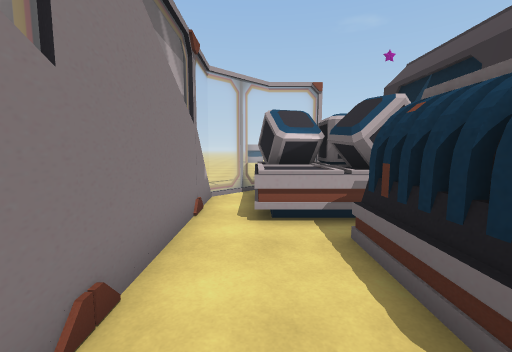
View 1 (above)

24 first-person views from a walk through a scene from a Unity 3-D project. The camera is 1.5 m above the floor, tilts 6° down and sees 90° across. The floor is counted in squares, 1 m on a side. Each view is taken from the middle of a square. On the plan, view 1 faces up. The plan holds only what a view shows up to about 13 squares ahead; the rest is blank. The place goes on beyond the plan. The player is left out.

View 2
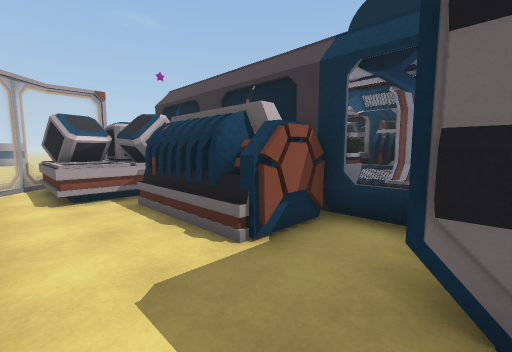

View 3
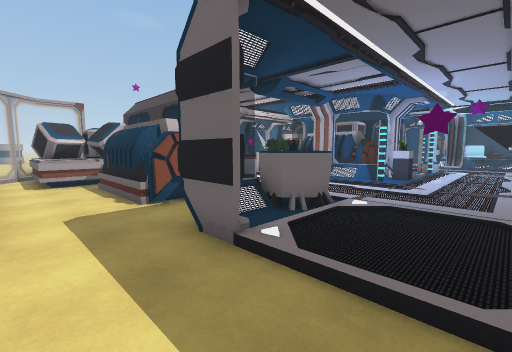

View 4
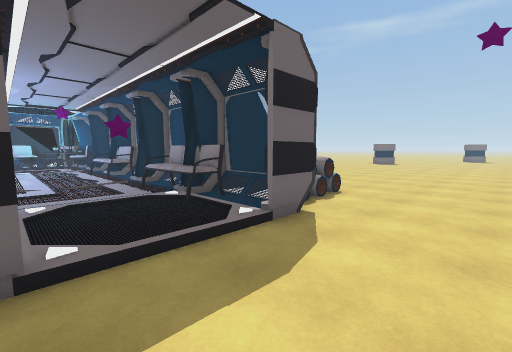

View 5
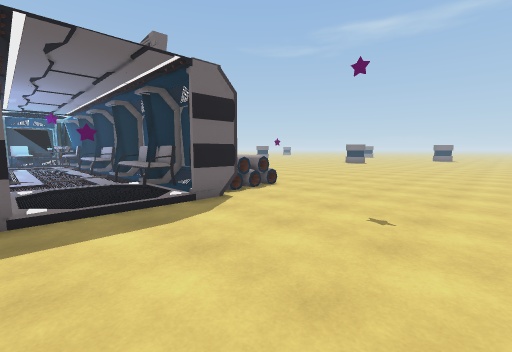

View 6
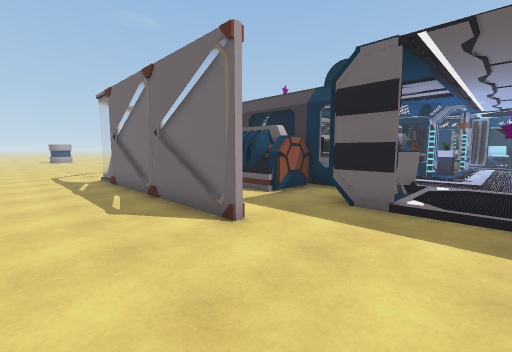

View 7
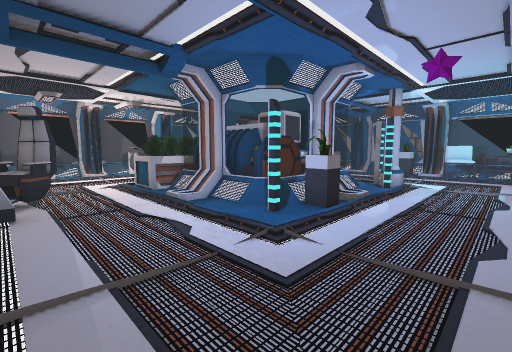

View 8
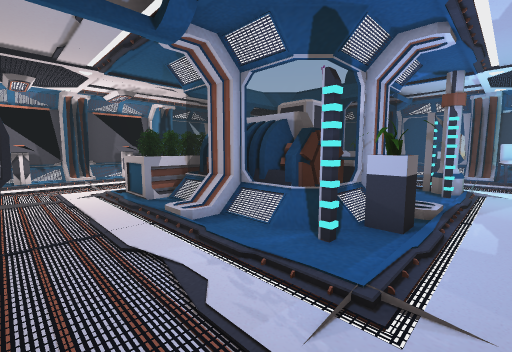

View 9
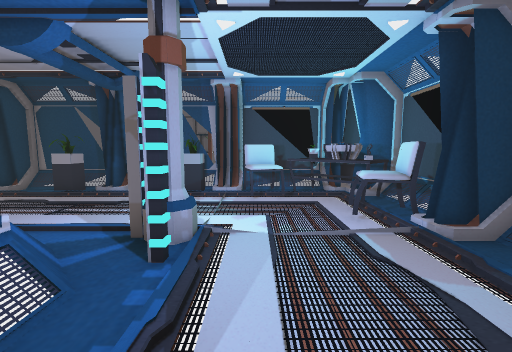

View 10
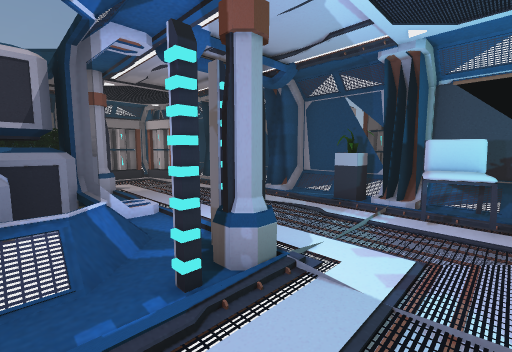

View 11
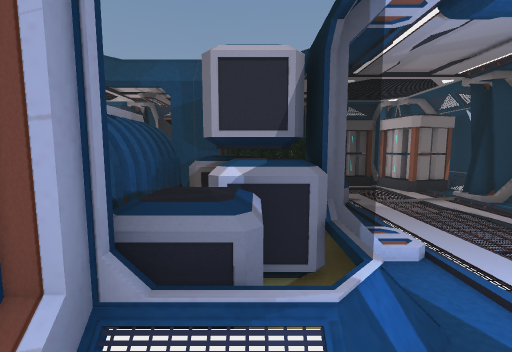

View 12
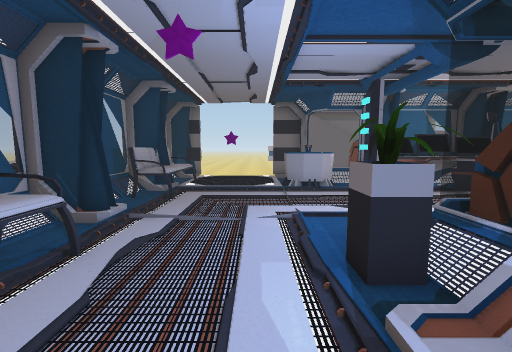

View 13
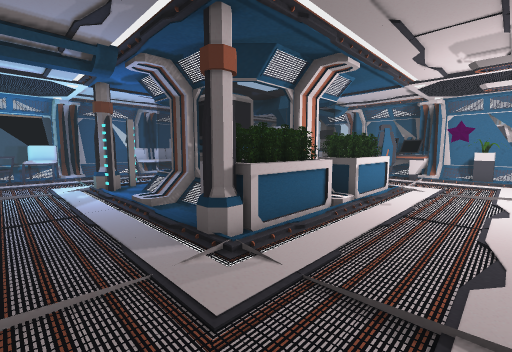

View 14
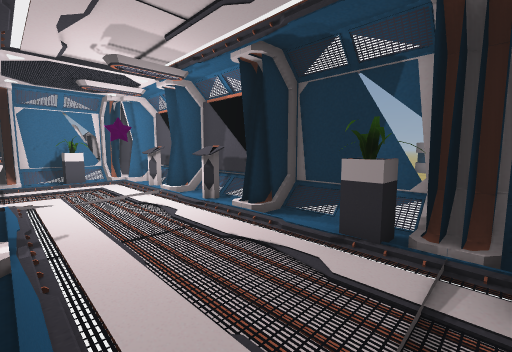

View 15
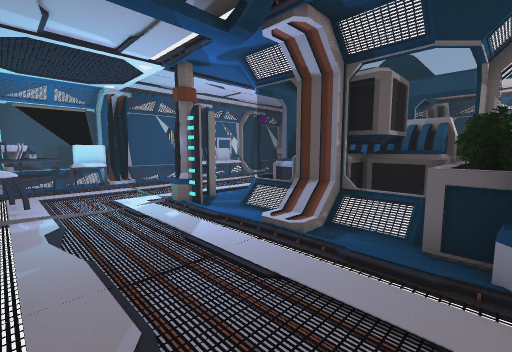

View 16
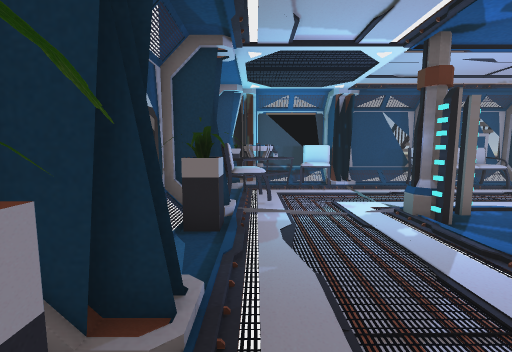

View 17
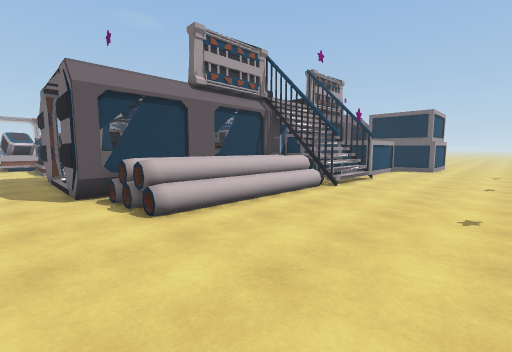

View 18
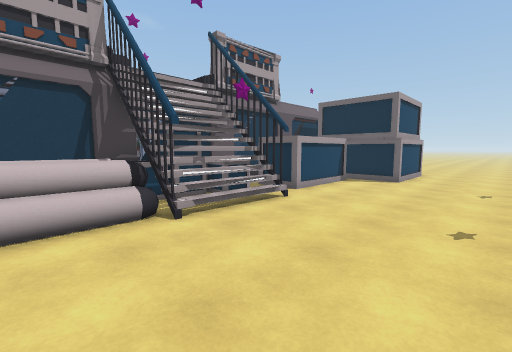

View 19
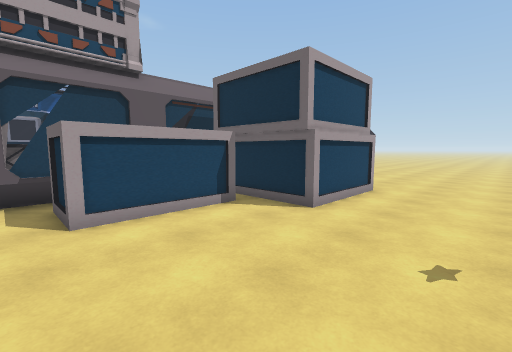

View 20
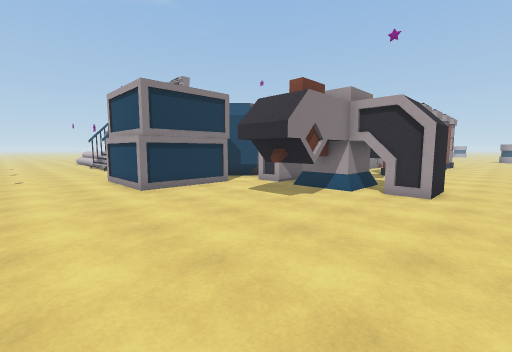

View 21
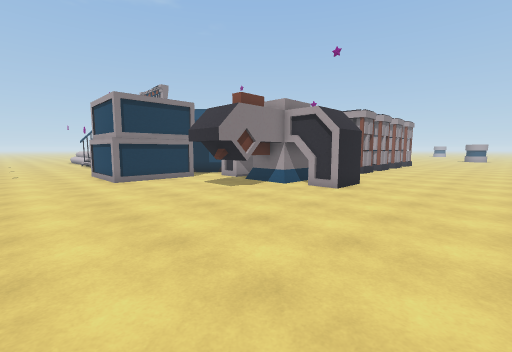

View 22
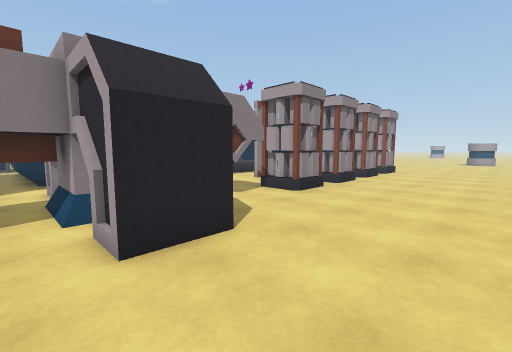

View 23
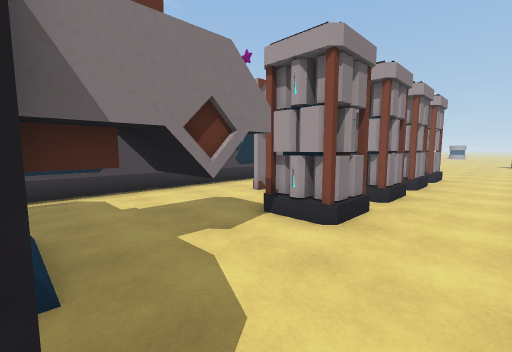

View 24
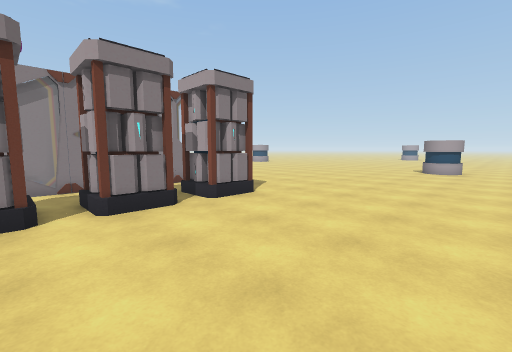

### Floor plan
Key: @ floor where view 1 was taken; # wall or solid block; x gap in a wall; . main floor; : floor 0.25 m higher than the main floor; + floor 4 m higher than the main floor; * floor 4.25 m higher than the main floor; / step, stairs or slope; = window, fence, low wall or low ledge; C container; E desk; P plant; N console; L column; H chair; T table; B battery; O other object.
Columns run from 5 left of view 1 to 36 right of it. Each row starts with its distance up from view 1.
 18                                        ...
 17                                       ....
 16                                      .....
 15                                     ......
 14     ..                             .......
 13    ...                            ........
 12    ...                           .........
 11 .. ...                           .........
 10 .....  =                         .........
  9 .....C C C##=N##==##=P##BB#       ........
  8 ....=CCC ##/NN/#NN//::/#  /   =  BB.......
  7 ....=CCCC=................BB= =..BB.......
  6 ....=CCCC#P...............BB=    .........
  5 ....=CCCC#..................     BB.......
  4 ....=..OO#EE...OOO.OOOL....## #..BB.......
  3 ....=..OO#EEO..OOOOOOOLL....= =..........
  2 ....=..OO#EEO..O#OOCC#O....P=    BB.......
  1 ....=..OO#EE....=OOCC=......=.=  BB......
  0 ....=@.OO#EE...:#OOCC#:....##.#.  ........
 -1 ....=....=......=OO#C=......=... BB.......
 -2 ...==....=O.....=O##C=......=....BB.......
 -3 ......##/OO.....#P##/##....P=.............
 -4 ......##:OO....::P//:#LL...##...  #.......
 -5  ......::::...............HH=...###.......
 -6 .......::::...............HH=....#........
 -7 .......::::.............HTOT###  ####.....
 -8 ......##.OOOO.//.**+:./HHOO####  ####.....
 -9 ......##//##O/##/=###/##=T##.########.....
-10 .......OOOOOOO##//#.####.........#........
-11 .......OO     Ox//O.O    O  O...###.......
-12 .......OOOOOOOO#//x.OOOOOO  O...###.......
-13 ...............=//=......O  O.............
-14 .........................OOOO.............
-15 ..........................................
-16 ..........................................
-17 .........................................
-18 ........................................ .

Where each view was taken, in squares from view 1:
view 1: 0 up, 0 right, facing up
view 2: 3 down, 1 left, facing up-right
view 3: 7 down, 1 left, facing up-right
view 4: 4 down, 2 left, facing down-right
view 5: 4 down, 5 left, facing down-right
view 6: 6 down, 5 left, facing up-right
view 7: 7 down, 6 right, facing up-right
view 8: 5 down, 7 right, facing up-right
view 9: 5 down, 13 right, facing right
view 10: 6 down, 15 right, facing up-right
view 11: 4 down, 15 right, facing up
view 12: 5 down, 15 right, facing left
view 13: 7 up, 20 right, facing down-left
view 14: 4 up, 18 right, facing up-left
view 15: 3 up, 21 right, facing down-left
view 16: 2 up, 21 right, facing down
view 17: 18 down, 0 right, facing up-right
view 18: 18 down, 7 right, facing up-right
view 19: 18 down, 14 right, facing up-right
view 20: 18 down, 33 right, facing up-left
view 21: 18 down, 36 right, facing up-left
view 22: 10 down, 35 right, facing up-left
view 23: 7 down, 32 right, facing up-left
view 24: 2 up, 36 right, facing up-left
